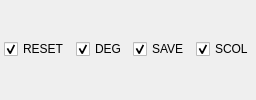
         <widget class="QWidget" name="widget_2" native="true">
          <property name="enabled">
           <bool>true</bool>
          </property>
          <property name="maximumSize">
           <size>
            <width>16777</width>
            <height>100</height>
           </size>
          </property>
          <layout class="QGridLayout" name="gridLayout_5">
           <property name="leftMargin">
            <number>4</number>
           </property>
           <property name="topMargin">
            <number>0</number>
           </property>
           <property name="rightMargin">
            <number>2</number>
           </property>
           <property name="bottomMargin">
            <number>2</number>
           </property>
           <item row="1" column="2">
            <widget class="QCheckBox" name="checkBox_savenmea">
             <property name="mouseTracking">
              <bool>false</bool>
             </property>
             <property name="toolTip">
              <string>&lt;html&gt;&lt;head/&gt;&lt;body&gt;&lt;p&gt;record all serial received data in NMEA/*.log&lt;/p&gt;&lt;/body&gt;&lt;/html&gt;</string>
             </property>
             <property name="text">
              <string>SAVE</string>
             </property>
             <property name="checked">
              <bool>true</bool>
             </property>
            </widget>
           </item>
           <item row="1" column="1">
            <widget class="QCheckBox" name="checkBox_ggafmt">
             <property name="mouseTracking">
              <bool>false</bool>
             </property>
             <property name="toolTip">
              <string>lat lon in degree format</string>
             </property>
             <property name="text">
              <string>DEG</string>
             </property>
             <property name="checked">
              <bool>true</bool>
             </property>
            </widget>
           </item>
           <item row="1" column="4">
            <widget class="QCheckBox" name="checkBox_autoScoll">
             <property name="mouseTracking">
              <bool>false</bool>
             </property>
             <property name="toolTip">
              <string>auto scroll</string>
             </property>
             <property name="text">
              <string>SCOL</string>
             </property>
             <property name="checkable">
              <bool>true</bool>
             </property>
             <property name="checked">
              <bool>true</bool>
             </property>
            </widget>
           </item>
           <item row="1" column="0">
            <widget class="QCheckBox" name="checkBox_reset">
             <property name="toolTip">
              <string>&lt;html&gt;&lt;head/&gt;&lt;body&gt;&lt;p&gt;record CORS data in NMEA/*.cors &lt;/p&gt;&lt;/body&gt;&lt;/html&gt;</string>
             </property>
             <property name="text">
              <string>RESET</string>
             </property>
             <property name="checked">
              <bool>true</bool>
             </property>
            </widget>
           </item>
          </layout>
         </widget>
